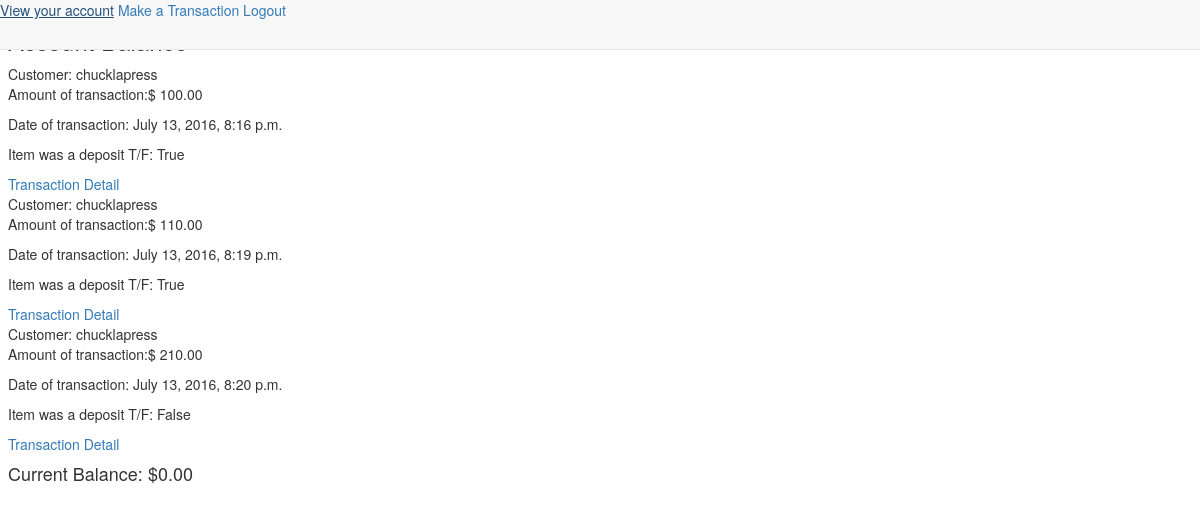
The app's page /balance/ (signed in), older data.
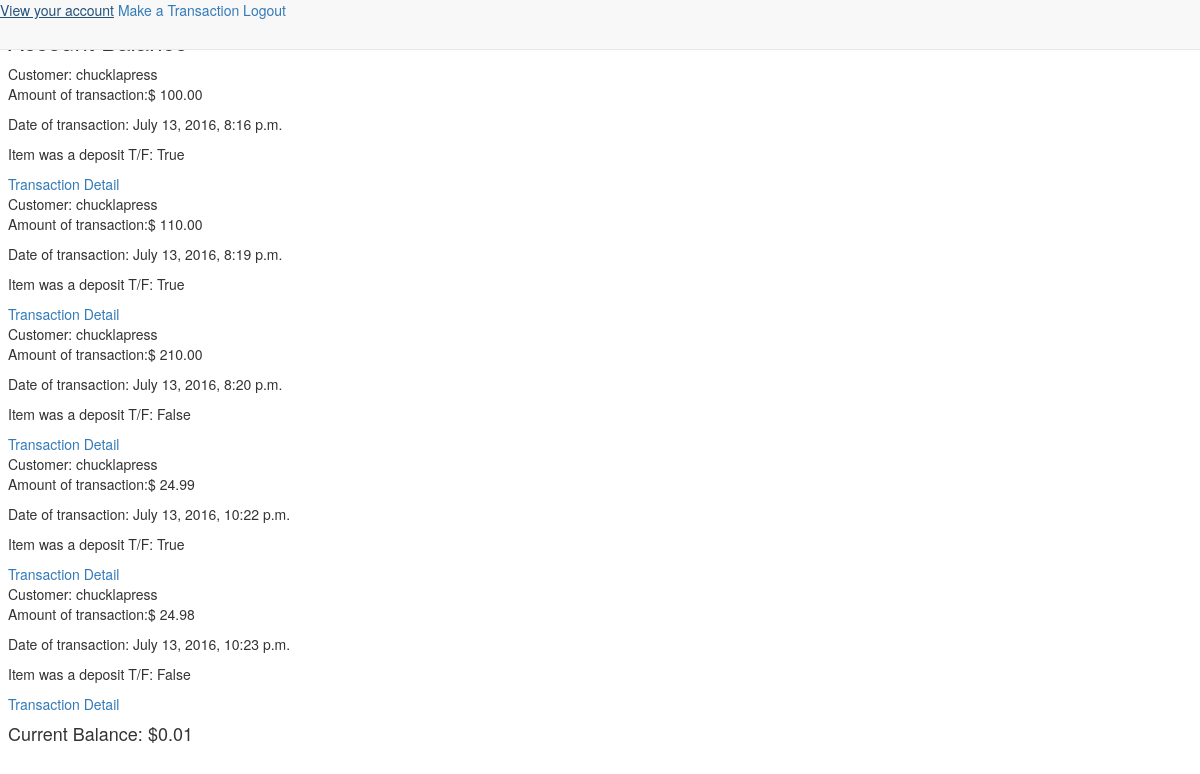
The same page, newer data.
### ironapp/models.py (models this page shows, shortened)
class AcctBalance(models.Model):
    account_number = models.IntegerField()
    entry = models.DecimalField(max_digits=19, decimal_places=2)
    is_deposit = models.BooleanField(default=1)
    date = models.DateTimeField(default=datetime.now, blank=True)
    customer = models.ForeignKey('auth.User')
    memo_or_note = models.CharField(max_length=35)
    is_transfer = models.BooleanField(default=False)

### ironapp/views.py (the view)
# urls.py: url(r'^balance/$', AccountView.as_view(), name="acct_bal_view"),
class AccountView(LoginRequiredMixin, ListView):
    login_url = "/login/"
    template_name = "acctbalance_form.html"
    model = AcctBalance
    def get_queryset(self):
        return AcctBalance.objects.filter(customer=self.request.user)
    def get_context_data(self,**kwargs):
        context = super().get_context_data(**kwargs)
        self.is_balance = is_balance(self.request.user)
        context["balance"] = self.is_balance
        return context

### ironapp/views.py (called while the page is built)
def is_balance(user):
    transactions = AcctBalance.objects.filter(customer=user)
    balance = 0
    for items in transactions:
        if items.is_deposit == True:
            balance += items.entry
        elif items.is_deposit == False:
            balance -= items.entry
        elif items.is_transfer == True:
            balance -= items.entry
            if balance >0:
                print("This transaction is not supported")
    return balance

### templates/acctbalance_form.html
{% extends 'base.html' %}
{% block content %}
<h3>Account Balance</h3>
    {% for item in object_list %}
        Customer: {{ item.customer }}
        <br>
        <p>Amount of transaction:$ {{ item.entry }}</p>
        <p>Date of transaction: {{ item.date }}</p>
        <P>Item was a deposit T/F: {{ item.is_deposit }}</P>
        <a href= "{% url 'account_detail_view' item.pk %}">Transaction Detail</a>
        <br>
    {% endfor %}
<h4>Current Balance: ${{balance}}</h4>
{% endblock %}

Row changes from the older to the newer data that the page shows:
added AcctBalance: customer "chucklapress", entry "24.99", date "July 13, 2016, 10:22 p.m.", is_deposit "True"
added AcctBalance: customer "chucklapress", entry "24.98", date "July 13, 2016, 10:23 p.m.", is_deposit "False"
Text that changed along with them:
{{ balance }}: "0.00" → "0.01"
